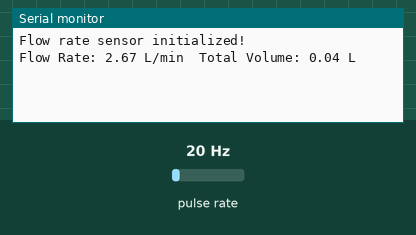
A sketch run on a simulated ESP32. Shown: the last lines printed to the serial monitor. Wiring (inferred from the names in the program): pulse sensor: data GPIO 26. Inputs (shaded band) come from the test bench; at power-on: pulse rate 20 Hz.

Above: at 1.2 s.
1.3 s: pulse rate (sensor on GPIO 26) set to 4 Hz
At 2.6 s:
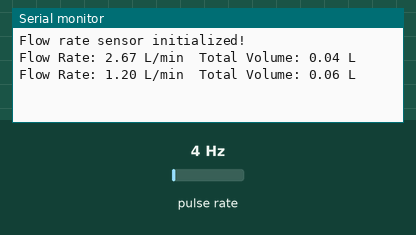
2.8 s: pulse rate (sensor on GPIO 26) set to 50 Hz
At 3.5 s:
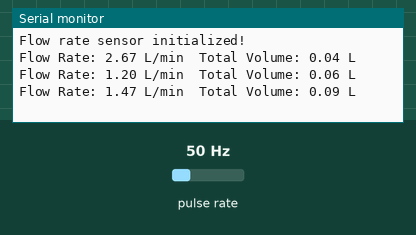
Timing chart, 0 to 5.8 s (numbered marks = the images above; inputs shaded):
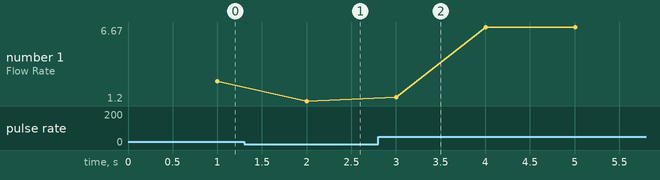

The sketch:

Flow_rate_sensor.ino
```cpp
#include <Arduino.h>

// Pin definitions
const int flowSensorPin = 26; // Replace with your ESP32 pin connected to the sensor

// Variables
volatile int pulseCount = 0;    // Counts the pulses from the sensor
float flowRate = 0.0;           // Measured flow rate (liters/minute)
float totalVolume = 0.0;        // Total volume (liters)
unsigned long oldTime = 0;

// Pulses per liter (depends on your sensor, e.g., YF-S201 = 450 pulses per liter)
const float calibrationFactor = 450.0;

// Interrupt service routine
void IRAM_ATTR pulseCounter() {
  pulseCount++;
}

void setup() {
  Serial.begin(115200);
  pinMode(flowSensorPin, INPUT_PULLUP);
  attachInterrupt(digitalPinToInterrupt(flowSensorPin), pulseCounter, RISING);

  Serial.println("Flow rate sensor initialized!");
}

void loop() {
  unsigned long currentTime = millis();
  unsigned long elapsedTime = currentTime - oldTime;

  if (elapsedTime > 1000) { // Update every second
    oldTime = currentTime;

    // Calculate flow rate (liters/min)
    flowRate = (pulseCount / calibrationFactor) * 60.0;

    // Calculate total volume
    totalVolume += (pulseCount / calibrationFactor);

    // Print data to the serial monitor
    Serial.print("Flow Rate: ");
    Serial.print(flowRate);
    Serial.print(" L/min\t");

    Serial.print("Total Volume: ");
    Serial.print(totalVolume);
    Serial.println(" L");

    // Reset pulse count
    pulseCount = 0;
  }
}
```

Measured:
- after the input at 1.3 s, the serial monitor: prints a new line after 0.70 s (image 1)
- after the input at 2.8 s, the serial monitor: prints a new line after 0.20 s (image 2)
- plotted number 1: 2.67 → 1.2 after the input at 1.3 s, 1.2 → 6.67 after the input at 2.8 s
